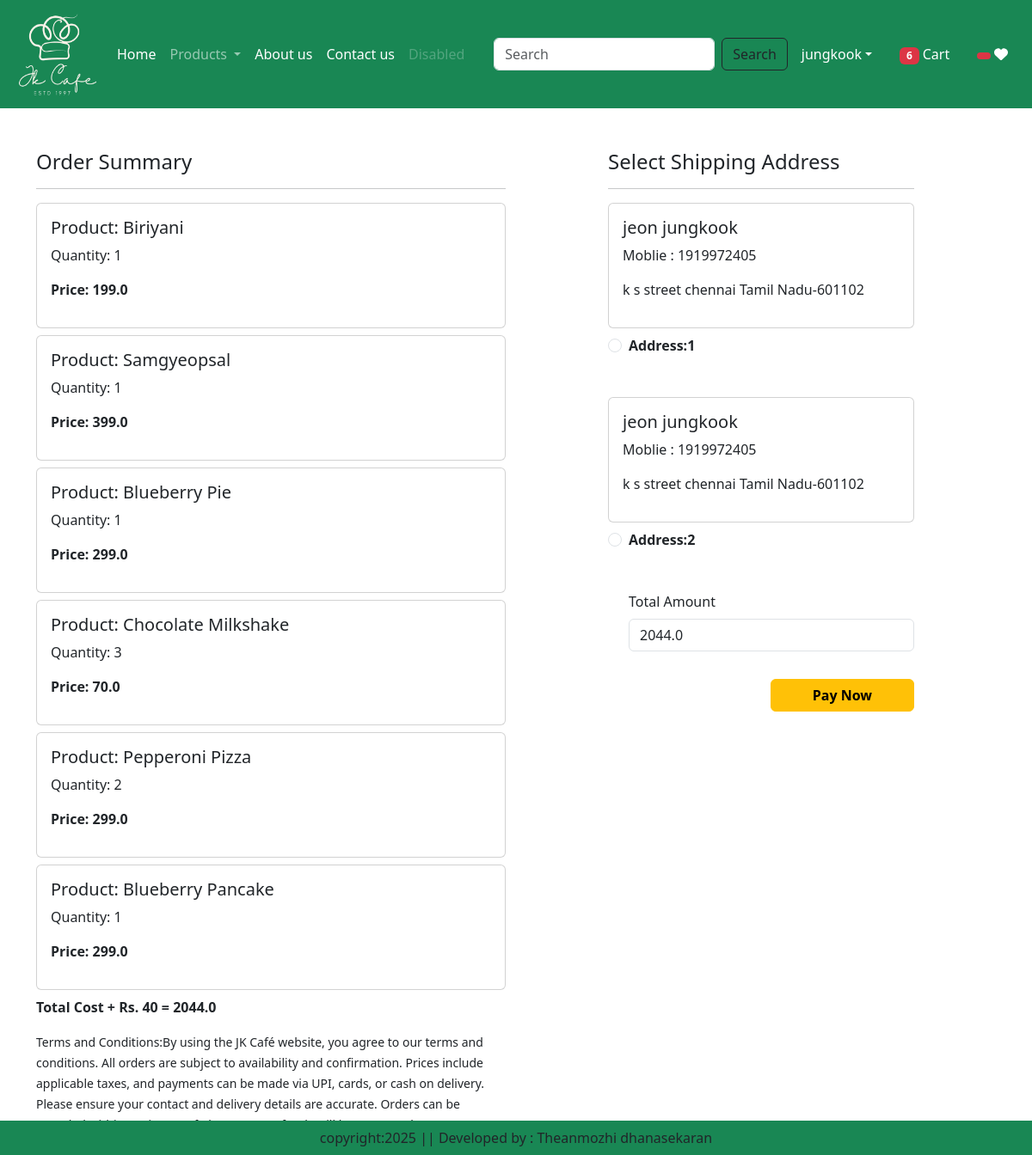
Screenshot of /checkout/ (signed in) with the database file from the repository.
### app/models.py (models this page shows, shortened)
class Cart(models.Model):
    user=models.ForeignKey(User,on_delete=models.CASCADE)
    product=models.ForeignKey(Product,on_delete=models.CASCADE)
    quantity=models.PositiveIntegerField(default=1)
    class Meta:
        unique_together = ('user', 'product')

class Product(models.Model):
    title=models.CharField(max_length=100)
    selling_price=models.FloatField()
    discounted_price=models.FloatField()
    description=models.TextField()
    composition=models.TextField(default='')
    proadapp=models.TextField(default='')
    category=models.CharField(choices=CATEGORY_CHOICES,max_length=2)
    product_image=models.ImageField(upload_to='product')

class Customer(models.Model):
    user=models.ForeignKey(User,on_delete=models.CASCADE)
    name=models.CharField(max_length=200)
    locality=models.CharField(max_length=200)
    city=models.CharField(max_length=100)
    mobile=models.IntegerField(default=0)
    zipcode=models.IntegerField()
    state=models.CharField(choices=STATE_CHOICES,max_length=100)

### app/views.py (the view)
# urls.py: path('checkout/',views.Checkout.as_view(),name='checkout'),
class Checkout(View):
    def get(self,request):
        totalitem=0
        wishitem=0
        if request.user.is_authenticated:
            totalitem=len(Cart.objects.filter(user=request.user))
        user=request.user
        add=Customer.objects.filter(user=user)
        cart_items=Cart.objects.filter(user=user)
        famount=0
        for p in cart_items:
            value=p.quantity*p.product.discounted_price
            famount=famount+value
        totalamount=famount+40
        return render(request,'app/checkout.html',locals())

### app/templates/app/checkout.html (shortened to what this page needs)
{% extends 'app/base.html' %}
{% load static %}
{% block main-content %}
<div class="container">
    <div class="row mt-5">
        <div class="col-sm-6">
            <h4>Order Summary</h4>
            <hr>
            {% for item in cart_items %}
            <div class="card mb-2">
                <div class="card-body">
                    <h5>Product: {{item.product.title}}</h5>
                    <p>Quantity: {{item.quantity}}</p>
                    <p class="fw-bold">Price: {{item.product.discounted_price}}</p>
                </div>
            </div>
            {% endfor %}
            <p class="fw-bold">Total Cost + Rs. 40 = {{totalamount}}</p>
            <small>Terms and Conditions:By using the JK Café website, you agree to our terms and conditions. All orders are subject to availability and confirmation. Prices include applicable taxes, and payments can be made via UPI, cards, or cash on delivery. Please ensure your contact and delivery details are accurate. Orders can be canceled within 5 minutes of placement. Refunds will be processed as per our policy. JK Café reserves the right to modify or update these terms at any time.
</small>
        </div>
        <div class="col-sm-4 offset-sm-1">
            <h4>Select Shipping Address</h4>
            <hr>
            <form method="post" id="myform">
                {% for ad in add %}
                <div class="card">
                    <div class="card-body">
                        <h5>{{ad.name}}</h5>
                        <p>Moblie : {{ad.mobile}}</p>
                        <p>{{ad.locality}} {{ad.city}} {{ad.state}}-{{ad.zipcode}}</p>
                    </div>
                </div>
                <div class="form-check mt-2 mb-5">
                    <input class="form-check-input" type="radio" name="custid" id="custadd{{forloop.counter}}" value="{{ad.id}}">
                    <label class="form-check-label fw-bold" for="custadd{{forloop.counter}}">
                        Address:{{forloop.counter}}</label>
                </div>
                {% endfor %}
                <div class="form-check mb-3">
                    <label for="totamount" class="form-label">Total Amount</label>
                    <input type="number" class="form-control" name="totamount" value={{totalamount}} readonly>
                </div>
                <div class="text-end">
                    <button type="submit" class="btn btn-warning mt-3 px-5 fw-bold">Pay Now</button>
                </div>
            </form>
        </div>
    </div>
</div>
{% endblock main-content %}

### app/templates/app/base.html (shortened to what this page needs)
<!DOCTYPE html>
<html lang="en">
<head>
{% load static %}
    <link href="https://cdn.jsdelivr.net/npm/bootstrap@5.3.6/dist/css/bootstrap.min.css" rel="stylesheet">
    <link rel="stylesheet" href ="{%static 'css/owl.carousel.min.css'%}"/>
    <link rel="stylesheet" href ="{%static 'css/all.min.css'%}"/>
    <link rel="stylesheet" href ="{%static 'css/style.css'%}"/>
</head>
<body>
    <nav class="navbar navbar-expand-lg navbar-dark bg-success">
        <div class="container-fluid">
            <a class="navbar-brand" href="#">
                <img src="{% static 'images/jk_cafe.png'%}" width="100" height="100"/>
            </a>
            <div class="collapse navbar-collapse" id="navbarSupportedContent">
                <ul class="navbar-nav me-auto mb-2 mb-lg-0">
                    {% if request.user.is_authenticated%}
                    <li class="nav-item">
                        <a class="nav-link active" aria-current="page" href="/">Home</a>
                    </li>
                    <li class="nav-item dropdown">
                        <a class="nav-link dropdown-toggle" href="#" role="button" data-bs-toggle="dropdown" aria-expanded="false">
                        Products
                        </a>
                    </li>
                    <li class="nav-item">
                        <a class="nav-link text-white" href="{% url 'about' %}">About us</a>
                    </li>
                    <li class="nav-item">
                        <a class="nav-link text-white" href="{% url 'contact' %}">Contact us</a>
                    </li>
                    <li class="nav-item">
                        <a class="nav-link disabled" aria-disabled="true">Disabled</a>
                    </li>
                </ul>
                <form class="d-flex" role="search" action="/search">
                    <input class="form-control me-2" type="search" placeholder="Search"  name="search" aria-label="Search"/>
                    <button class="btn btn-outline-dark" type="submit">Search</button>
                </form>
            </div>
            <ul class="navbar-nav me-auto mb-2 mb-lg-0">
                <li class="nav-item dropdown mx-2">
                    <a class="nav-link dropdown-toggle text-white" href="#" id="profileDropdown" role="button" data-bs-toggle="dropdown" aria-expanded="false">{{user}}</a>
                </li>
                <li class="nav-item mx-2">
                    <a href="{% url 'showcart' %}" class="nav-link text-white"><span class="badge bg-danger">{% if totalitem > 0 %}
                        {{totalitem}} {% endif %} </span> Cart</a>
                </li>
                <li class="nav-item mx-2">
                    <a href="{% url 'showwishlist' %}" class="nav-link text-white"><span class="badge bg-danger"> </span>    <i class="fa fa-heart"></i></a>
                </li>
                {% endif %}
            </ul>
        </div>
    </nav>
    {% block main-content %}{% endblock main-content %}
    <footer class="container-fluid  fixed-bottom bg-success text-center  p-2  mt-5">
        copyright:2025 || Developed by : Theanmozhi dhanasekaran
    </footer>
</body>
</html>

### rows the page displays
Cart: product "Biriyani", quantity "1", product.discounted_price "199.0"
Cart: product "Samgyeopsal", quantity "1", product.discounted_price "399.0"
Cart: product "Blueberry Pie", quantity "1", product.discounted_price "299.0"
Cart: product "Chocolate Milkshake", quantity "3", product.discounted_price "70.0"
Cart: product "Pepperoni Pizza", quantity "2", product.discounted_price "299.0"
Cart: product "Blueberry Pancake", quantity "1", product.discounted_price "299.0"
Customer: name "jeon jungkook", mobile "1919972405", locality "k s street", city "chennai", state "Tamil Nadu", zipcode "601102"
Customer: name "jeon jungkook", mobile "1919972405", locality "k s street", city "chennai", state "Tamil Nadu", zipcode "601102"

### other values shown
{{ user }} "jungkook"
{{ totalitem }} "6"
{{ totalamount }} "2044.0"
